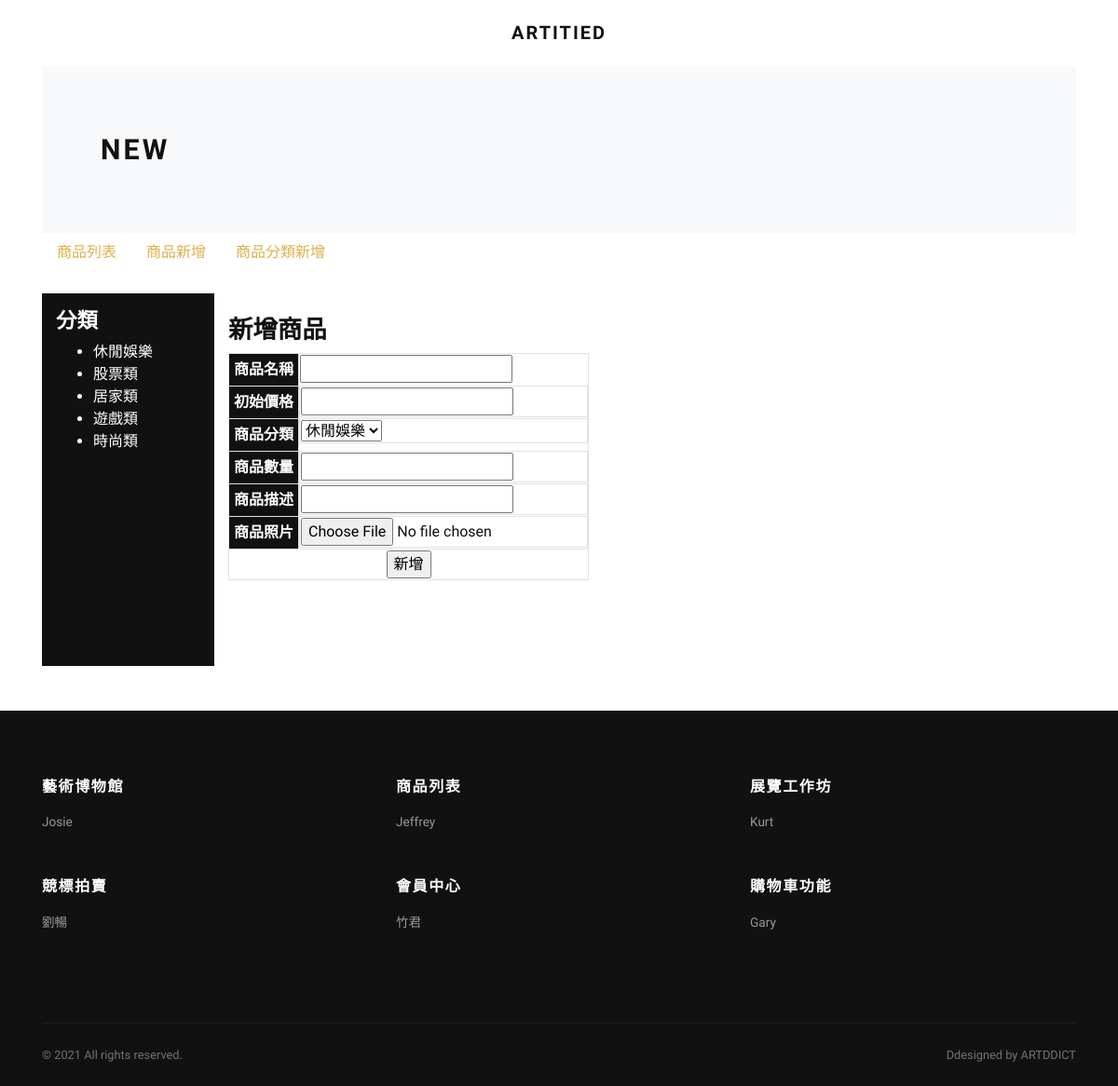
Screenshot of /artdict-little--main/new.php (signed in) with the database file from the repository.
### tables this page shows
CREATE TABLE `categories` (
  `categoryId` int(11) NOT NULL COMMENT '流水號',
  `categoryName` varchar(100) NOT NULL COMMENT '類別名稱',
  `categoryParentId` int(11) DEFAULT 0 COMMENT '上層編號',
  `created_at` datetime NOT NULL DEFAULT current_timestamp() COMMENT '新增時間',
  `updated_at` datetime NOT NULL DEFAULT current_timestamp() COMMENT '更新時間'
);

### artdict-little--main/new.php (the view, shortened to what this page needs)
<?php
require_once('./db.inc.php');
?>
<!DOCTYPE html>
<html>
<head>
    <?php
    require_once './template/linkTemplate.php';
    ?>
</head>
</head>
<body>
    <div class="page-holder">
        <header class="header bg-white">
            <div class="container px-0 px-lg-3">
                <nav class="navbar navbar-expand-lg navbar-light py-3 px-lg-0"><a class="navbar-brand" href="../index.php"><span class="font-weight-bold text-uppercase text-dark">ARTITIED</span></a>
                    <div class="collapse navbar-collapse" id="navbarSupportedContent">
                        <ul class="navbar-nav mr-auto">
                            <li class="nav-item">
                                <a class="nav-link" href="index.html"></a>
                            </li>
                            <li class="nav-item">
                                <a class="nav-link" href="shop.html"></a>
                            </li>
                            <li class="nav-item">
                                <a class="nav-link" href="detail.html"></a>
                            </li>
                            <ul class="navbar-nav ml-auto">
                                <li class="nav-item"><a class="nav-link" href="cart.html"> <i class="fas fa-dolly-flatbed mr-1 text-white"></i><small class="text-gray"></small></a></li>
                                <li class="nav-item"><a class="nav-link" href="#"> <i class="fas fa-user-alt mr-1 text-white"></i></a></li>
                            </ul>
                        </ul>
                    </div>
                </nav>
            </div>
        </header>
        <div class="container">
            <section class="py-5 bg-light">
                <div class="container">
                    <div class="row px-4 px-lg-5 py-lg-4 align-items-center">
                        <div class="col-lg-6">
                            <h1 class="h2 text-uppercase mb-0">NEW</h1>
                        </div>
                    </div>
                </div>
            </section>
        </div>
        <div class="container pb-5">
            <?php
            require_once("./templates/titles.php");
            ?>
            <div class="d-flex">
                <div class="col-md-2 col-sm-3 categories mt-4 whitewordcolor pt-3" style="height:400px">
                    <h4>分類</h4>
                    <?php
                    $sql = "SELECT `categoryId`, `categoryName` FROM `categories` ";
                    $stmt = $pdo->query($sql);
                    if ($stmt->rowCount() > 0) {
                        $arr = $stmt->fetchAll();
                    ?>
                        <ul>
                            <?php for ($i = 0; $i < count($arr); $i++) { ?>
                                <li>
                                    <a class="whitewordcolor" href="./admin.php?categoryId=<?php echo $arr[$i]['categoryId'] ?>">
                                        <?php echo $arr[$i]['categoryName'] ?>
                                    </a>
                                </li>
                            <?php } ?>
                        </ul>
                    <?php } ?>
                </div>
                <div class="col-md-10 col-sm-9 pt-5">
                    <h3>新增商品</h3>
                    <div>
                        <form action="./add.php" name="myForm" method="POST" enctype="multipart/form-data"">
                        <table class=" border">
                            <thead>
                                <tr>
                                    <th class="border bg_color whitewordcolor">商品名稱</th>
                                    <td class="inputstyle">
                                        <input type="text" name="aucName" value="" maxlength="100" />
                                    </td>
                                </tr>
                                <tr>
                                    <th class="border bg_color whitewordcolor">初始價格</th>
                                    <td class="border inputstyle">
                                        <input type="text" name="aucPriceStart" value="" maxlength="20" />
                                    </td>
                                </tr>
                                <tr>
                                    <th class="border bg_color whitewordcolor">商品分類</th>
                                    <td class="border inputstyle">
                                        <select name="itemCategoryId">
                                            <?php
                                            $sql = "SELECT `categoryId`, `categoryName` FROM `categories` ";
                                            $stmt = $pdo->query($sql);
                                            if ($stmt->rowCount() > 0) {
                                                $arr = $stmt->fetchAll();
                                                for ($i = 0; $i < count($arr); $i++) {
                                            ?>
                                                    <option value="<?php echo $arr[$i]['categoryId'] ?>"><?php echo $arr[$i]['categoryName'] ?></option>
                                            <?php
                                                }
                                            }
                                            ?>
                                        </select>
                                    </td>
                                </tr>
                                <tr>
                                    <th class="border bg_color whitewordcolor">商品數量</th>
                                    <td class="border inputstyle">
                                        <input type="text" name="aucQty" value="" maxlength="3" />
                                    </td>
                                </tr>
                                <tr>
                                    <th class="border bg_color whitewordcolor">商品描述</th>
                                    <td class="border inputstyle">
                                        <input type="text" name="aucDes" value="" maxlength="500" />
                                    </td>
                                </tr>
                                <tr>
                                    <th class="border bg_color whitewordcolor">商品照片</th>
                                    <td class="border inputstyle">
                                        <input type="file" name="aucImg" value="" />
                                    </td>
                                </tr>
                            </thead>
                            <tfoot>
                                <tr>
                                    <td class="border" colspan="6"><input type="submit" name="smb" value="新增"></td>
                                </tr>
                            </tfoot>
                            </table>
                        </form>
                    </div>
                </div>
            </div>
        </div>
        <?php
        require_once './template/footer.php';
        ?>
        <link rel="stylesheet" href="https://use.fontawesome.com/releases/v5.7.1/css/all.css">
    </div>
</body>
</html>

### artdict-little--main/css/style.default.css (style rules this page uses)
.navbar { position: relative; }
@media (min-width: 992px) { .navbar-brand { position: absolute; top: 50%; left: 50%; -webkit-transform: translate(-50%, -50%); transform: translate(-50%, -50%); } }
.text-uppercase { text-transform: uppercase; letter-spacing: 0.1em; }
.border { border: 1px solid #dee2e6 !important; }
.navbar { padding: 0.5rem 1rem; }
.navbar-brand { display: inline-block; padding-top: 0.3125rem; padding-bottom: 0.3125rem; margin-right: 1rem; font-size: 1.25rem; }
.navbar-light .navbar-brand { color: #dcb14a; }
.navbar-light .navbar-nav .nav-link { color: rgba(17, 17, 17, 0.99); font-weight: 800; font-size: 0.95rem; transition: all 0.3s; }
body { font-family: "Libre Franklin", sans-serif; font-size: 1rem; font-weight: 400; line-height: 1.5; color: #111111; background-color: #fff; }
a { color: #dcb14a; text-decoration: none; }
h1, h2, h3, h4, h5, h6, .h1, .h2, .h3, .h4, .h5, .h6 { margin-bottom: 0.5rem; font-family: inherit; font-weight: 900; line-height: 1.2; color: inherit; }
h1, .h1 { font-size: 2.2rem; }
h2, .h2 { font-size: 1.9rem; }
h3, .h3 { font-size: 1.65rem; }
h4, .h4 { font-size: 1.4rem; }
.bg-light { background-color: #f8f9fa !important; }
.text-dark { color: #111111 !important; }
.nav-link { padding: 0.5rem 1rem; }

### artdict-little--main/new.php (style rules this page uses)
.border { border: 1px #aaaaff solid; text-align: center; }
.whitewordcolor { background-color: #111111; color: #ffffff; }
.inputstyle { display: flex; }
.bg_color { padding: 5px; }

### rows the page displays
categories: categoryName "休閒娛樂"
categories: categoryName "股票類"
categories: categoryName "居家類"
categories: categoryName "遊戲類"
categories: categoryName "時尚類"

### other values shown
form field itemCategoryId "休閒娛樂"
